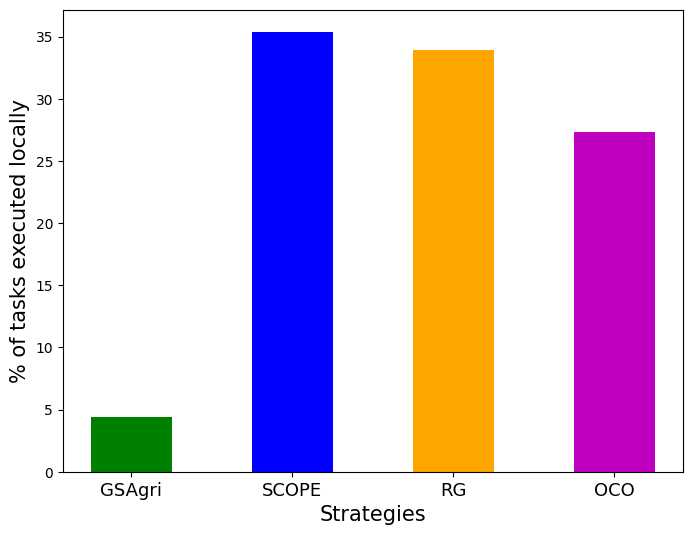

Source code (Python):
import numpy as np
import matplotlib.pyplot as plt

barWidth = 0.15
fig = plt.subplots(figsize =(8, 6))

X=['GSAgri', 'SCOPE', 'RG', 'OCO']

Y=[4.4, 35.4, 33.9, 27.3]

colors=['g', 'b', 'orange', 'm']

plt.bar(X, Y, color=colors, width=0.5)

plt.xlabel("Strategies", fontsize = 15)
plt.ylabel("% of tasks executed locally", fontsize = 15)
plt.xticks(fontsize=13)
plt.savefig('local_execution_pct.png', bbox_inches='tight')
plt.show()
